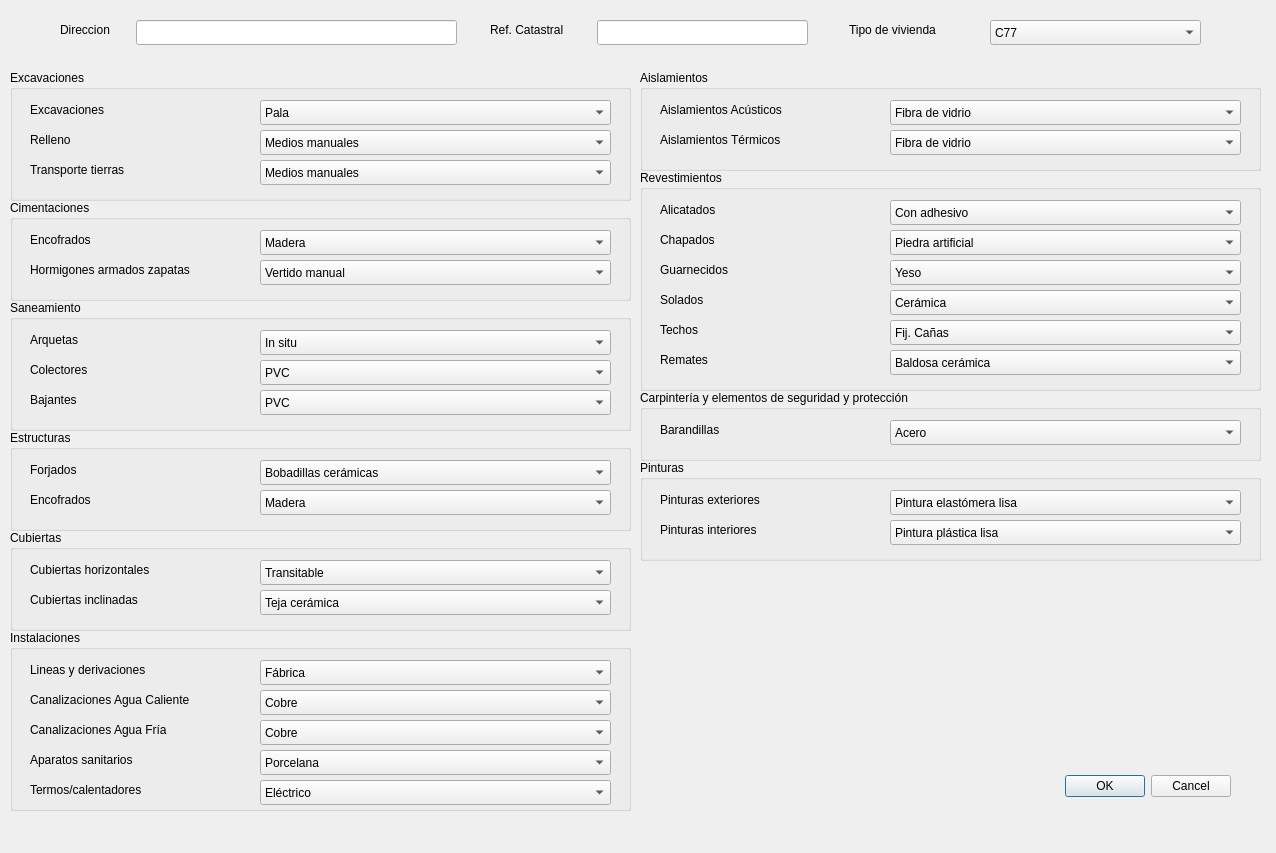
<?xml version="1.0" encoding="UTF-8"?>
<ui version="4.0">
 <class>Herevea</class>
 <widget class="QDialog" name="Herevea">
  <property name="geometry">
   <rect>
    <x>0</x>
    <y>0</y>
    <width>1276</width>
    <height>853</height>
   </rect>
  </property>
  <property name="windowTitle">
   <string>Herevea</string>
  </property>
  <widget class="QDialogButtonBox" name="buttonBox">
   <property name="geometry">
    <rect>
     <x>890</x>
     <y>770</y>
     <width>341</width>
     <height>32</height>
    </rect>
   </property>
   <property name="orientation">
    <enum>Qt::Horizontal</enum>
   </property>
   <property name="standardButtons">
    <set>QDialogButtonBox::Cancel|QDialogButtonBox::Ok</set>
   </property>
  </widget>
  <widget class="QGroupBox" name="groupBox_3">
   <property name="geometry">
    <rect>
     <x>10</x>
     <y>300</y>
     <width>621</width>
     <height>131</height>
    </rect>
   </property>
   <property name="title">
    <string>Saneamiento</string>
   </property>
   <widget class="QLabel" name="label_7">
    <property name="geometry">
     <rect>
      <x>20</x>
      <y>30</y>
      <width>101</width>
      <height>19</height>
     </rect>
    </property>
    <property name="text">
     <string>Arquetas</string>
    </property>
   </widget>
   <widget class="QComboBox" name="cmbArquetas">
    <property name="geometry">
     <rect>
      <x>250</x>
      <y>30</y>
      <width>351</width>
      <height>25</height>
     </rect>
    </property>
    <item>
     <property name="text">
      <string>In situ</string>
     </property>
    </item>
    <item>
     <property name="text">
      <string>Prefabricadas</string>
     </property>
    </item>
    <item>
     <property name="text">
      <string/>
     </property>
    </item>
   </widget>
   <widget class="QLabel" name="label_8">
    <property name="geometry">
     <rect>
      <x>20</x>
      <y>60</y>
      <width>231</width>
      <height>19</height>
     </rect>
    </property>
    <property name="text">
     <string>Colectores</string>
    </property>
   </widget>
   <widget class="QComboBox" name="cmbColectores">
    <property name="geometry">
     <rect>
      <x>250</x>
      <y>60</y>
      <width>351</width>
      <height>25</height>
     </rect>
    </property>
    <item>
     <property name="text">
      <string>PVC</string>
     </property>
    </item>
    <item>
     <property name="text">
      <string>Hormigón</string>
     </property>
    </item>
    <item>
     <property name="text">
      <string>Fibrocemento</string>
     </property>
    </item>
   </widget>
   <widget class="QLabel" name="label_9">
    <property name="geometry">
     <rect>
      <x>20</x>
      <y>90</y>
      <width>231</width>
      <height>19</height>
     </rect>
    </property>
    <property name="text">
     <string>Bajantes</string>
    </property>
   </widget>
   <widget class="QComboBox" name="cmbBajantes">
    <property name="geometry">
     <rect>
      <x>250</x>
      <y>90</y>
      <width>351</width>
      <height>25</height>
     </rect>
    </property>
    <item>
     <property name="text">
      <string>PVC</string>
     </property>
    </item>
    <item>
     <property name="text">
      <string>Cinc</string>
     </property>
    </item>
    <item>
     <property name="text">
      <string>Acero</string>
     </property>
    </item>
    <item>
     <property name="text">
      <string>Acero galvanizado</string>
     </property>
    </item>
   </widget>
  </widget>
  <widget class="QGroupBox" name="groupBox_8">
   <property name="geometry">
    <rect>
     <x>640</x>
     <y>390</y>
     <width>621</width>
     <height>71</height>
    </rect>
   </property>
   <property name="title">
    <string>Carpintería y elementos de seguridad y protección</string>
   </property>
   <widget class="QLabel" name="label_19">
    <property name="geometry">
     <rect>
      <x>20</x>
      <y>30</y>
      <width>231</width>
      <height>19</height>
     </rect>
    </property>
    <property name="text">
     <string>Barandillas</string>
    </property>
   </widget>
   <widget class="QComboBox" name="cmbBarandillas">
    <property name="geometry">
     <rect>
      <x>250</x>
      <y>30</y>
      <width>351</width>
      <height>25</height>
     </rect>
    </property>
    <item>
     <property name="text">
      <string>Acero</string>
     </property>
    </item>
    <item>
     <property name="text">
      <string>Alum. anodizado</string>
     </property>
    </item>
   </widget>
  </widget>
  <widget class="QGroupBox" name="groupBox_5">
   <property name="geometry">
    <rect>
     <x>10</x>
     <y>530</y>
     <width>621</width>
     <height>101</height>
    </rect>
   </property>
   <property name="title">
    <string>Cubiertas</string>
   </property>
   <widget class="QLabel" name="label_12">
    <property name="geometry">
     <rect>
      <x>20</x>
      <y>60</y>
      <width>201</width>
      <height>19</height>
     </rect>
    </property>
    <property name="text">
     <string>Cubiertas inclinadas</string>
    </property>
   </widget>
   <widget class="QComboBox" name="cmbCubiertasI">
    <property name="geometry">
     <rect>
      <x>250</x>
      <y>60</y>
      <width>351</width>
      <height>25</height>
     </rect>
    </property>
    <item>
     <property name="text">
      <string>Teja cerámica</string>
     </property>
    </item>
    <item>
     <property name="text">
      <string>Teja mortero cemento</string>
     </property>
    </item>
   </widget>
   <widget class="QLabel" name="label_13">
    <property name="geometry">
     <rect>
      <x>20</x>
      <y>30</y>
      <width>231</width>
      <height>19</height>
     </rect>
    </property>
    <property name="text">
     <string>Cubiertas horizontales</string>
    </property>
   </widget>
   <widget class="QComboBox" name="cmbCubiertasH">
    <property name="geometry">
     <rect>
      <x>250</x>
      <y>30</y>
      <width>351</width>
      <height>25</height>
     </rect>
    </property>
    <item>
     <property name="text">
      <string>Transitable</string>
     </property>
    </item>
    <item>
     <property name="text">
      <string>No transitable</string>
     </property>
    </item>
   </widget>
  </widget>
  <widget class="QGroupBox" name="groupBox_10">
   <property name="geometry">
    <rect>
     <x>640</x>
     <y>170</y>
     <width>621</width>
     <height>221</height>
    </rect>
   </property>
   <property name="title">
    <string>Revestimientos</string>
   </property>
   <widget class="QLabel" name="label_23">
    <property name="geometry">
     <rect>
      <x>20</x>
      <y>30</y>
      <width>101</width>
      <height>19</height>
     </rect>
    </property>
    <property name="text">
     <string>Alicatados</string>
    </property>
   </widget>
   <widget class="QComboBox" name="cmbAlicatados">
    <property name="geometry">
     <rect>
      <x>250</x>
      <y>30</y>
      <width>351</width>
      <height>25</height>
     </rect>
    </property>
    <item>
     <property name="text">
      <string>Con adhesivo</string>
     </property>
    </item>
    <item>
     <property name="text">
      <string>Con mortero</string>
     </property>
    </item>
   </widget>
   <widget class="QLabel" name="label_24">
    <property name="geometry">
     <rect>
      <x>20</x>
      <y>60</y>
      <width>231</width>
      <height>19</height>
     </rect>
    </property>
    <property name="text">
     <string>Chapados</string>
    </property>
   </widget>
   <widget class="QComboBox" name="cmbChapados">
    <property name="geometry">
     <rect>
      <x>250</x>
      <y>60</y>
      <width>351</width>
      <height>25</height>
     </rect>
    </property>
    <item>
     <property name="text">
      <string>Piedra artificial</string>
     </property>
    </item>
    <item>
     <property name="text">
      <string>Piedra caliza</string>
     </property>
    </item>
    <item>
     <property name="text">
      <string>Granito</string>
     </property>
    </item>
    <item>
     <property name="text">
      <string>Mármol</string>
     </property>
    </item>
   </widget>
   <widget class="QLabel" name="label_25">
    <property name="geometry">
     <rect>
      <x>20</x>
      <y>90</y>
      <width>231</width>
      <height>19</height>
     </rect>
    </property>
    <property name="text">
     <string>Guarnecidos</string>
    </property>
   </widget>
   <widget class="QComboBox" name="cmbGuarnecidos">
    <property name="geometry">
     <rect>
      <x>250</x>
      <y>90</y>
      <width>351</width>
      <height>25</height>
     </rect>
    </property>
    <item>
     <property name="text">
      <string>Yeso</string>
     </property>
    </item>
    <item>
     <property name="text">
      <string>Escayola</string>
     </property>
    </item>
   </widget>
   <widget class="QComboBox" name="cmbSolados">
    <property name="geometry">
     <rect>
      <x>250</x>
      <y>120</y>
      <width>351</width>
      <height>25</height>
     </rect>
    </property>
    <item>
     <property name="text">
      <string>Cerámica</string>
     </property>
    </item>
    <item>
     <property name="text">
      <string>Gres</string>
     </property>
    </item>
    <item>
     <property name="text">
      <string>Baldosa hidráulica</string>
     </property>
    </item>
    <item>
     <property name="text">
      <string>Tarima</string>
     </property>
    </item>
    <item>
     <property name="text">
      <string>Mármol</string>
     </property>
    </item>
    <item>
     <property name="text">
      <string>Piedra caliza</string>
     </property>
    </item>
    <item>
     <property name="text">
      <string>Granito</string>
     </property>
    </item>
    <item>
     <property name="text">
      <string>Terrazo</string>
     </property>
    </item>
   </widget>
   <widget class="QLabel" name="label_28">
    <property name="geometry">
     <rect>
      <x>20</x>
      <y>120</y>
      <width>231</width>
      <height>19</height>
     </rect>
    </property>
    <property name="text">
     <string>Solados</string>
    </property>
   </widget>
   <widget class="QComboBox" name="cmbTechos">
    <property name="geometry">
     <rect>
      <x>250</x>
      <y>150</y>
      <width>351</width>
      <height>25</height>
     </rect>
    </property>
    <item>
     <property name="text">
      <string>Fij. Cañas</string>
     </property>
    </item>
    <item>
     <property name="text">
      <string>Fij. Metálica</string>
     </property>
    </item>
   </widget>
   <widget class="QLabel" name="label_29">
    <property name="geometry">
     <rect>
      <x>20</x>
      <y>150</y>
      <width>231</width>
      <height>19</height>
     </rect>
    </property>
    <property name="text">
     <string>Techos</string>
    </property>
   </widget>
   <widget class="QLabel" name="label_30">
    <property name="geometry">
     <rect>
      <x>20</x>
      <y>180</y>
      <width>231</width>
      <height>19</height>
     </rect>
    </property>
    <property name="text">
     <string>Remates</string>
    </property>
   </widget>
   <widget class="QComboBox" name="cmbRemates">
    <property name="geometry">
     <rect>
      <x>250</x>
      <y>180</y>
      <width>351</width>
      <height>25</height>
     </rect>
    </property>
    <item>
     <property name="text">
      <string>Baldosa cerámica</string>
     </property>
    </item>
    <item>
     <property name="text">
      <string>Mármol</string>
     </property>
    </item>
    <item>
     <property name="text">
      <string>Piedra cáliza</string>
     </property>
    </item>
    <item>
     <property name="text">
      <string>Madera</string>
     </property>
    </item>
   </widget>
  </widget>
  <widget class="QGroupBox" name="groupBox_4">
   <property name="geometry">
    <rect>
     <x>10</x>
     <y>430</y>
     <width>621</width>
     <height>101</height>
    </rect>
   </property>
   <property name="title">
    <string>Estructuras</string>
   </property>
   <widget class="QLabel" name="label_10">
    <property name="geometry">
     <rect>
      <x>20</x>
      <y>60</y>
      <width>101</width>
      <height>19</height>
     </rect>
    </property>
    <property name="text">
     <string>Encofrados</string>
    </property>
   </widget>
   <widget class="QComboBox" name="cmbEncofrados_2">
    <property name="geometry">
     <rect>
      <x>250</x>
      <y>60</y>
      <width>351</width>
      <height>25</height>
     </rect>
    </property>
    <item>
     <property name="text">
      <string>Madera</string>
     </property>
    </item>
    <item>
     <property name="text">
      <string>Metálico</string>
     </property>
    </item>
   </widget>
   <widget class="QLabel" name="label_11">
    <property name="geometry">
     <rect>
      <x>20</x>
      <y>30</y>
      <width>231</width>
      <height>19</height>
     </rect>
    </property>
    <property name="text">
     <string>Forjados</string>
    </property>
   </widget>
   <widget class="QComboBox" name="cmbForjados">
    <property name="geometry">
     <rect>
      <x>250</x>
      <y>30</y>
      <width>351</width>
      <height>25</height>
     </rect>
    </property>
    <item>
     <property name="text">
      <string>Bobadillas cerámicas</string>
     </property>
    </item>
    <item>
     <property name="text">
      <string>Bobadillas cemento</string>
     </property>
    </item>
   </widget>
  </widget>
  <widget class="QGroupBox" name="groupBox_7">
   <property name="geometry">
    <rect>
     <x>640</x>
     <y>70</y>
     <width>621</width>
     <height>101</height>
    </rect>
   </property>
   <property name="title">
    <string>Aislamientos</string>
   </property>
   <widget class="QLabel" name="label_16">
    <property name="geometry">
     <rect>
      <x>20</x>
      <y>30</y>
      <width>201</width>
      <height>19</height>
     </rect>
    </property>
    <property name="text">
     <string>Aislamientos Acústicos</string>
    </property>
   </widget>
   <widget class="QComboBox" name="cmbAislamientosAc">
    <property name="geometry">
     <rect>
      <x>250</x>
      <y>30</y>
      <width>351</width>
      <height>25</height>
     </rect>
    </property>
    <item>
     <property name="text">
      <string>Fibra de vidrio</string>
     </property>
    </item>
    <item>
     <property name="text">
      <string>Poliestireno</string>
     </property>
    </item>
    <item>
     <property name="text">
      <string>Polietileno</string>
     </property>
    </item>
    <item>
     <property name="text">
      <string>Sintético de alta densidad</string>
     </property>
    </item>
   </widget>
   <widget class="QLabel" name="label_17">
    <property name="geometry">
     <rect>
      <x>20</x>
      <y>60</y>
      <width>231</width>
      <height>19</height>
     </rect>
    </property>
    <property name="text">
     <string>Aislamientos Térmicos</string>
    </property>
   </widget>
   <widget class="QComboBox" name="cmbAislamientosTerm">
    <property name="geometry">
     <rect>
      <x>250</x>
      <y>60</y>
      <width>351</width>
      <height>25</height>
     </rect>
    </property>
    <item>
     <property name="text">
      <string>Fibra de vidrio</string>
     </property>
    </item>
    <item>
     <property name="text">
      <string>Poliestireno</string>
     </property>
    </item>
    <item>
     <property name="text">
      <string>Lana mineral</string>
     </property>
    </item>
   </widget>
  </widget>
  <widget class="QGroupBox" name="groupBox">
   <property name="geometry">
    <rect>
     <x>10</x>
     <y>70</y>
     <width>621</width>
     <height>131</height>
    </rect>
   </property>
   <property name="title">
    <string>Excavaciones</string>
   </property>
   <widget class="QLabel" name="label_2">
    <property name="geometry">
     <rect>
      <x>20</x>
      <y>30</y>
      <width>101</width>
      <height>19</height>
     </rect>
    </property>
    <property name="text">
     <string>Excavaciones</string>
    </property>
   </widget>
   <widget class="QComboBox" name="cmbExcavaciones">
    <property name="geometry">
     <rect>
      <x>250</x>
      <y>30</y>
      <width>351</width>
      <height>25</height>
     </rect>
    </property>
    <item>
     <property name="text">
      <string>Pala</string>
     </property>
    </item>
    <item>
     <property name="text">
      <string>Retroexcavadora</string>
     </property>
    </item>
   </widget>
   <widget class="QLabel" name="label_3">
    <property name="geometry">
     <rect>
      <x>20</x>
      <y>60</y>
      <width>101</width>
      <height>19</height>
     </rect>
    </property>
    <property name="text">
     <string>Relleno</string>
    </property>
   </widget>
   <widget class="QComboBox" name="cmbRellenos">
    <property name="geometry">
     <rect>
      <x>250</x>
      <y>60</y>
      <width>351</width>
      <height>25</height>
     </rect>
    </property>
    <item>
     <property name="text">
      <string>Medios manuales</string>
     </property>
    </item>
    <item>
     <property name="text">
      <string>Medios mecánicos</string>
     </property>
    </item>
   </widget>
   <widget class="QLabel" name="label_4">
    <property name="geometry">
     <rect>
      <x>20</x>
      <y>90</y>
      <width>141</width>
      <height>19</height>
     </rect>
    </property>
    <property name="text">
     <string>Transporte tierras</string>
    </property>
   </widget>
   <widget class="QComboBox" name="cmbTransporteTierras">
    <property name="geometry">
     <rect>
      <x>250</x>
      <y>90</y>
      <width>351</width>
      <height>25</height>
     </rect>
    </property>
    <item>
     <property name="text">
      <string>Medios manuales</string>
     </property>
    </item>
    <item>
     <property name="text">
      <string>Medios mecánicos</string>
     </property>
    </item>
   </widget>
  </widget>
  <widget class="QGroupBox" name="groupBox_9">
   <property name="geometry">
    <rect>
     <x>10</x>
     <y>630</y>
     <width>621</width>
     <height>181</height>
    </rect>
   </property>
   <property name="title">
    <string>Instalaciones</string>
   </property>
   <widget class="QLabel" name="label_20">
    <property name="geometry">
     <rect>
      <x>20</x>
      <y>30</y>
      <width>171</width>
      <height>19</height>
     </rect>
    </property>
    <property name="text">
     <string>Lineas y derivaciones</string>
    </property>
   </widget>
   <widget class="QComboBox" name="cmbLineas">
    <property name="geometry">
     <rect>
      <x>250</x>
      <y>30</y>
      <width>351</width>
      <height>25</height>
     </rect>
    </property>
    <item>
     <property name="text">
      <string>Fábrica</string>
     </property>
    </item>
    <item>
     <property name="text">
      <string>PVC</string>
     </property>
    </item>
   </widget>
   <widget class="QLabel" name="label_21">
    <property name="geometry">
     <rect>
      <x>20</x>
      <y>60</y>
      <width>211</width>
      <height>19</height>
     </rect>
    </property>
    <property name="text">
     <string>Canalizaciones Agua Caliente</string>
    </property>
   </widget>
   <widget class="QComboBox" name="cmbCanalizacionesC">
    <property name="geometry">
     <rect>
      <x>250</x>
      <y>60</y>
      <width>351</width>
      <height>25</height>
     </rect>
    </property>
    <item>
     <property name="text">
      <string>Cobre</string>
     </property>
    </item>
    <item>
     <property name="text">
      <string>Acero galvanizado</string>
     </property>
    </item>
   </widget>
   <widget class="QLabel" name="label_22">
    <property name="geometry">
     <rect>
      <x>20</x>
      <y>90</y>
      <width>191</width>
      <height>19</height>
     </rect>
    </property>
    <property name="text">
     <string>Canalizaciones Agua Fría</string>
    </property>
   </widget>
   <widget class="QComboBox" name="cmbCanalizacionesF">
    <property name="geometry">
     <rect>
      <x>250</x>
      <y>90</y>
      <width>351</width>
      <height>25</height>
     </rect>
    </property>
    <item>
     <property name="text">
      <string>Cobre</string>
     </property>
    </item>
    <item>
     <property name="text">
      <string>Acero galvanizado</string>
     </property>
    </item>
   </widget>
   <widget class="QLabel" name="label_26">
    <property name="geometry">
     <rect>
      <x>20</x>
      <y>120</y>
      <width>191</width>
      <height>19</height>
     </rect>
    </property>
    <property name="text">
     <string>Aparatos sanitarios</string>
    </property>
   </widget>
   <widget class="QComboBox" name="cmbAparatosSanitarios">
    <property name="geometry">
     <rect>
      <x>250</x>
      <y>120</y>
      <width>351</width>
      <height>25</height>
     </rect>
    </property>
    <item>
     <property name="text">
      <string>Porcelana</string>
     </property>
    </item>
    <item>
     <property name="text">
      <string>Acero</string>
     </property>
    </item>
   </widget>
   <widget class="QLabel" name="label_27">
    <property name="geometry">
     <rect>
      <x>20</x>
      <y>150</y>
      <width>191</width>
      <height>19</height>
     </rect>
    </property>
    <property name="text">
     <string>Termos/calentadores</string>
    </property>
   </widget>
   <widget class="QComboBox" name="cmbTermos">
    <property name="geometry">
     <rect>
      <x>250</x>
      <y>150</y>
      <width>351</width>
      <height>25</height>
     </rect>
    </property>
    <item>
     <property name="text">
      <string>Eléctrico</string>
     </property>
    </item>
    <item>
     <property name="text">
      <string>Gas</string>
     </property>
    </item>
   </widget>
  </widget>
  <widget class="QGroupBox" name="groupBox_2">
   <property name="geometry">
    <rect>
     <x>10</x>
     <y>200</y>
     <width>621</width>
     <height>101</height>
    </rect>
   </property>
   <property name="title">
    <string>Cimentaciones</string>
   </property>
   <widget class="QLabel" name="label_5">
    <property name="geometry">
     <rect>
      <x>20</x>
      <y>30</y>
      <width>101</width>
      <height>19</height>
     </rect>
    </property>
    <property name="text">
     <string>Encofrados</string>
    </property>
   </widget>
   <widget class="QComboBox" name="cmbEncofrados">
    <property name="geometry">
     <rect>
      <x>250</x>
      <y>30</y>
      <width>351</width>
      <height>25</height>
     </rect>
    </property>
    <item>
     <property name="text">
      <string>Madera</string>
     </property>
    </item>
    <item>
     <property name="text">
      <string>Metálico</string>
     </property>
    </item>
   </widget>
   <widget class="QLabel" name="label_6">
    <property name="geometry">
     <rect>
      <x>20</x>
      <y>60</y>
      <width>231</width>
      <height>19</height>
     </rect>
    </property>
    <property name="text">
     <string>Hormigones armados zapatas</string>
    </property>
   </widget>
   <widget class="QComboBox" name="cmbHormigones">
    <property name="geometry">
     <rect>
      <x>250</x>
      <y>60</y>
      <width>351</width>
      <height>25</height>
     </rect>
    </property>
    <item>
     <property name="text">
      <string>Vertido manual</string>
     </property>
    </item>
    <item>
     <property name="text">
      <string>Vertido grúa</string>
     </property>
    </item>
    <item>
     <property name="text">
      <string>Vertido bomba</string>
     </property>
    </item>
   </widget>
  </widget>
  <widget class="QGroupBox" name="groupBox_6">
   <property name="geometry">
    <rect>
     <x>640</x>
     <y>460</y>
     <width>621</width>
     <height>101</height>
    </rect>
   </property>
   <property name="title">
    <string>Pinturas</string>
   </property>
   <widget class="QLabel" name="label_14">
    <property name="geometry">
     <rect>
      <x>20</x>
      <y>60</y>
      <width>201</width>
      <height>19</height>
     </rect>
    </property>
    <property name="text">
     <string>Pinturas interiores</string>
    </property>
   </widget>
   <widget class="QComboBox" name="cmbPinturasInt">
    <property name="geometry">
     <rect>
      <x>250</x>
      <y>60</y>
      <width>351</width>
      <height>25</height>
     </rect>
    </property>
    <item>
     <property name="text">
      <string>Pintura plástica lisa</string>
     </property>
    </item>
    <item>
     <property name="text">
      <string>Pintura al temple liso</string>
     </property>
    </item>
   </widget>
   <widget class="QLabel" name="label_15">
    <property name="geometry">
     <rect>
      <x>20</x>
      <y>30</y>
      <width>231</width>
      <height>19</height>
     </rect>
    </property>
    <property name="text">
     <string>Pinturas exteriores</string>
    </property>
   </widget>
   <widget class="QComboBox" name="cmbPinturasExt">
    <property name="geometry">
     <rect>
      <x>250</x>
      <y>30</y>
      <width>351</width>
      <height>25</height>
     </rect>
    </property>
    <item>
     <property name="text">
      <string>Pintura elastómera lisa</string>
     </property>
    </item>
    <item>
     <property name="text">
      <string>Pintura a la cal</string>
     </property>
    </item>
   </widget>
  </widget>
  <widget class="QLabel" name="label">
   <property name="geometry">
    <rect>
     <x>849</x>
     <y>20</y>
     <width>131</width>
     <height>20</height>
    </rect>
   </property>
   <property name="text">
    <string>Tipo de vivienda</string>
   </property>
  </widget>
  <widget class="QLabel" name="label_31">
   <property name="geometry">
    <rect>
     <x>60</x>
     <y>20</y>
     <width>81</width>
     <height>20</height>
    </rect>
   </property>
   <property name="text">
    <string>Direccion</string>
   </property>
  </widget>
  <widget class="QComboBox" name="cmbTipoVivienda">
   <property name="geometry">
    <rect>
     <x>990</x>
     <y>20</y>
     <width>211</width>
     <height>25</height>
    </rect>
   </property>
   <item>
    <property name="text">
     <string>C77</string>
    </property>
   </item>
  </widget>
  <widget class="QLineEdit" name="tbxDireccion">
   <property name="geometry">
    <rect>
     <x>136</x>
     <y>20</y>
     <width>321</width>
     <height>25</height>
    </rect>
   </property>
   <property name="readOnly">
    <bool>true</bool>
   </property>
  </widget>
  <widget class="QLineEdit" name="tbxRefCatastral">
   <property name="geometry">
    <rect>
     <x>597</x>
     <y>20</y>
     <width>211</width>
     <height>25</height>
    </rect>
   </property>
   <property name="readOnly">
    <bool>true</bool>
   </property>
  </widget>
  <widget class="QLabel" name="label_32">
   <property name="geometry">
    <rect>
     <x>490</x>
     <y>20</y>
     <width>101</width>
     <height>20</height>
    </rect>
   </property>
   <property name="text">
    <string>Ref. Catastral</string>
   </property>
  </widget>
 </widget>
 <resources/>
 <connections>
  <connection>
   <sender>buttonBox</sender>
   <signal>accepted()</signal>
   <receiver>Herevea</receiver>
   <slot>accept()</slot>
   <hints>
    <hint type="sourcelabel">
     <x>248</x>
     <y>254</y>
    </hint>
    <hint type="destinationlabel">
     <x>157</x>
     <y>274</y>
    </hint>
   </hints>
  </connection>
  <connection>
   <sender>buttonBox</sender>
   <signal>rejected()</signal>
   <receiver>Herevea</receiver>
   <slot>reject()</slot>
   <hints>
    <hint type="sourcelabel">
     <x>316</x>
     <y>260</y>
    </hint>
    <hint type="destinationlabel">
     <x>286</x>
     <y>274</y>
    </hint>
   </hints>
  </connection>
 </connections>
</ui>
